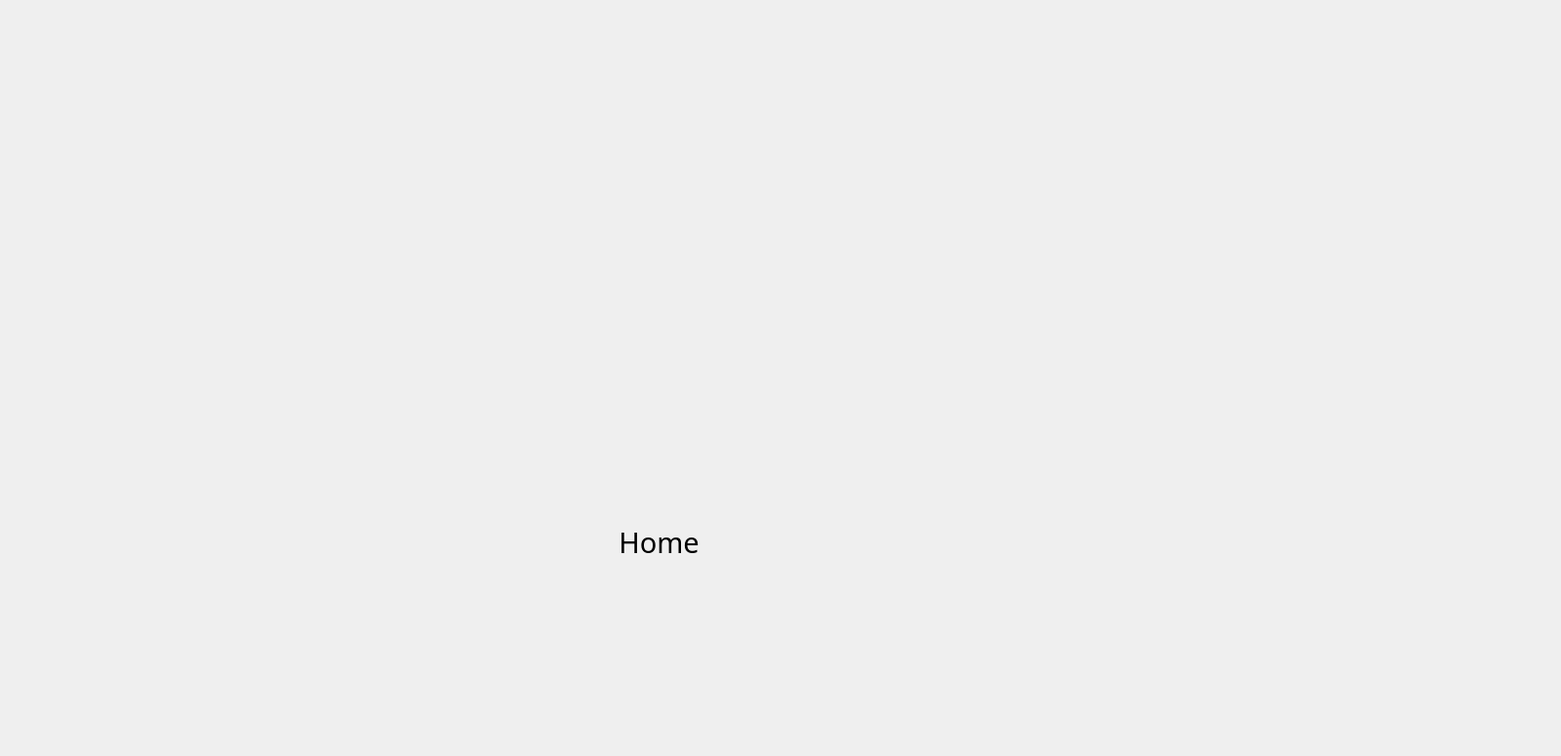
<?xml version="1.0" encoding="UTF-8"?>
<ui version="4.0">
 <class>HomeView</class>
 <widget class="QWidget" name="HomeView">
  <property name="geometry">
   <rect>
    <x>0</x>
    <y>0</y>
    <width>1600</width>
    <height>775</height>
   </rect>
  </property>
  <property name="sizePolicy">
   <sizepolicy hsizetype="Fixed" vsizetype="Fixed">
    <horstretch>0</horstretch>
    <verstretch>0</verstretch>
   </sizepolicy>
  </property>
  <property name="minimumSize">
   <size>
    <width>1600</width>
    <height>775</height>
   </size>
  </property>
  <property name="maximumSize">
   <size>
    <width>1600</width>
    <height>775</height>
   </size>
  </property>
  <property name="font">
   <font>
    <family>Tw Cen MT</family>
   </font>
  </property>
  <property name="windowTitle">
   <string>Form</string>
  </property>
  <widget class="QWidget" name="gridLayoutWidget">
   <property name="geometry">
    <rect>
     <x>0</x>
     <y>0</y>
     <width>1351</width>
     <height>1111</height>
    </rect>
   </property>
   <layout class="QGridLayout" name="gridLayout_2">
    <item row="0" column="0">
     <widget class="QLabel" name="page_name">
      <property name="font">
       <font>
        <pointsize>22</pointsize>
       </font>
      </property>
      <property name="text">
       <string>Home</string>
      </property>
      <property name="alignment">
       <set>Qt::AlignCenter</set>
      </property>
     </widget>
    </item>
   </layout>
  </widget>
 </widget>
 <resources/>
 <connections/>
</ui>
